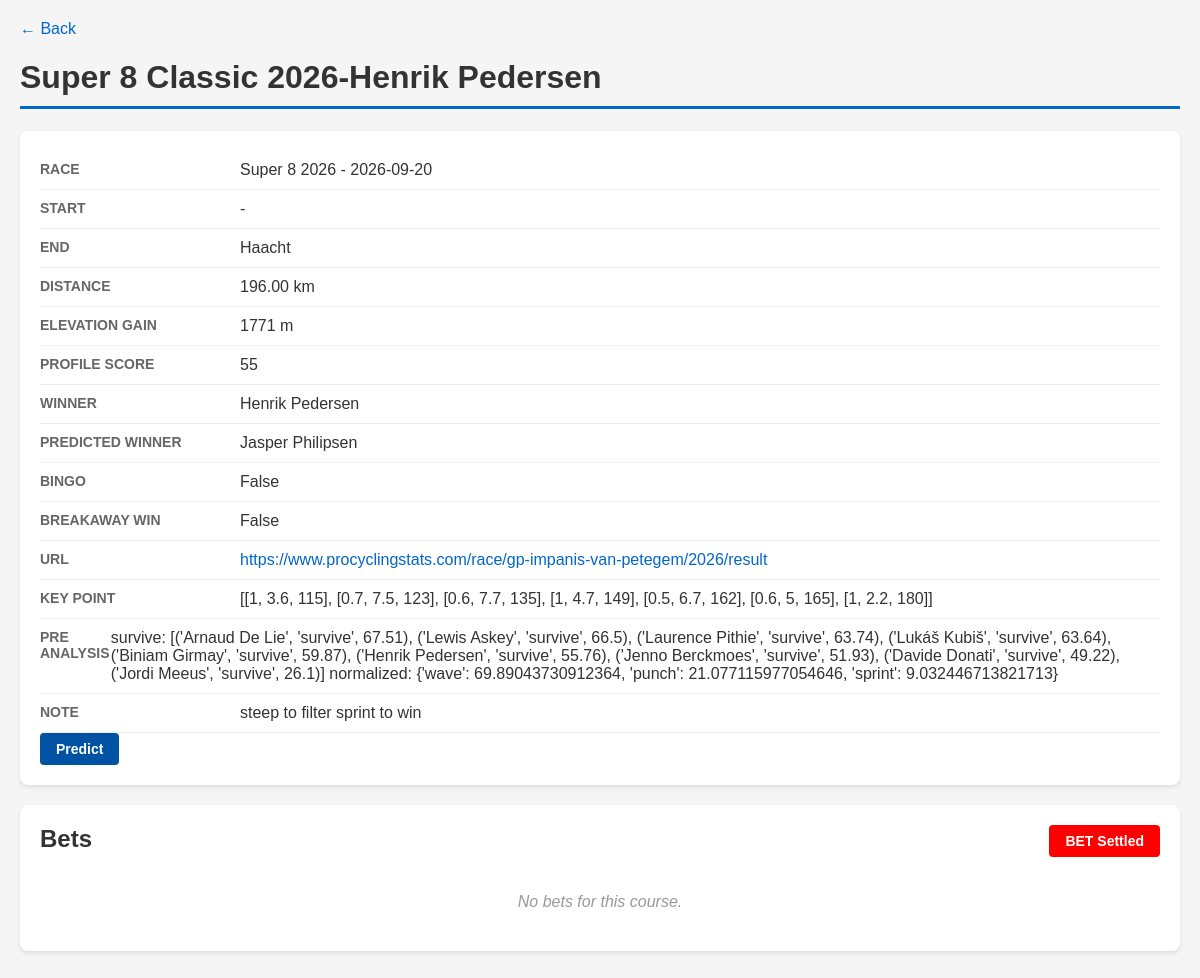
Screenshot of /course/166/ with the database file from the repository.
### uci/models/course.py (models this page shows, shortened)
class Course(models.Model):
    DEFAULT_BET_AMOUNT = Decimal('1')
    race = models.ForeignKey(Race, on_delete=models.CASCADE, related_name='courses')
    name = models.CharField(max_length=200)
    start = models.CharField(max_length=120, null=True, blank=True)
    end = models.CharField(max_length=120, null=True, blank=True)
    distance_km = models.DecimalField(max_digits=6, decimal_places=2, null=True, blank=True)
    elevation_gain_m = models.IntegerField(null=True, blank=True)
    note = models.TextField(max_length=500, null=True, blank=True)
    key_point = models.JSONField(null=True, blank=True, default=list)
    course_summary = models.JSONField(null=True, blank=True)
    profile_score = models.IntegerField(null=True, blank=True)
    profile_score_20k = models.IntegerField(null=True, blank=True)
    winner = models.ForeignKey(Rider, on_delete=models.CASCADE, null=True, blank=True, related_name='course_winner')
    predict_winner = models.ForeignKey(Rider, on_delete=models.CASCADE, null=True, blank=True, related_name='course_predict_winner')
    pre_analysis = models.TextField(max_length=3000, null=True, blank=True)
    course_url = models.URLField(null=True, blank=True)
    is_won_by_breakaway = models.BooleanField(default=False)
    bingo_rate = models.DecimalField(max_digits=6, decimal_places=2, null=True, blank=True)
    settled = models.BooleanField(default=False)
    def __init__(self, *args, **kwargs):
        super().__init__(*args, **kwargs)
        self.__original_predict_winner_id = self.predict_winner_id
    def __str__(self):
        return f"{self.name}-{self.winner}"
    @property
    def bingo(self):
        return self.predict_winner == self.winner and self.winner is not None

### uci/models/rider.py (models this page shows, shortened)
class Rider(models.Model):
    FORM_TREND_CHOICES = [
        ('high', '↑'),
        ('increase', '↗'),
        ('normal', '→'),
        ('decrease', '↘'),
        ('low', '↓'),
    ]
    FORM_TO_TREND = {1: 'low', 2: 'decrease', 3: 'normal', 4: 'increase', 5: 'high'}
    SCORE_VALIDATORS = [MinValueValidator(1), MaxValueValidator(100)]
    name = models.CharField(max_length=100, unique=True)
    nationality = models.CharField(max_length=100, null=True, blank=True)
    date_of_birth = models.DateField(null=True, blank=True)
    note = models.TextField(max_length=500, null=True, blank=True)
    form = models.IntegerField(validators=[MinValueValidator(1), MaxValueValidator(5)], null=True, blank=True)
    form_trend = models.CharField(max_length=10, choices=FORM_TREND_CHOICES, null=True, blank=True, default='normal')
    form_duration = models.IntegerField(null=True, blank=True, default=14)
    date_duration_start = models.DateField(null=True, blank=True)
    breakaway = models.BooleanField(default=False)
    breakaway_note = models.CharField(max_length=100, null=True, blank=True)
    attack_index = models.IntegerField(null=True, blank=True, default=0)
    score_climb = models.IntegerField(null=True, blank=True, default=1, validators=SCORE_VALIDATORS)
    score_wave = models.IntegerField(null=True, blank=True, default=1, validators=SCORE_VALIDATORS)
    score_punch = models.IntegerField(null=True, blank=True, default=1, validators=SCORE_VALIDATORS)
    score_tt = models.IntegerField(null=True, blank=True, default=1, validators=SCORE_VALIDATORS)
    score_sprint = models.IntegerField(null=True, blank=True, default=1, validators=SCORE_VALIDATORS)
    score_steep = models.IntegerField(null=True, blank=True, default=1, validators=SCORE_VALIDATORS)
    limit_distance = models.FloatField(null=True, blank=True, default=10)
    limit_slope = models.FloatField(null=True, blank=True, default=10)
    form_history_cache = models.JSONField(default=list, blank=True)
    watch_listed = models.BooleanField(default=False)
    FORM_HISTORY_CACHE_MAX = 10
    class Meta:
        ordering = ['name']  # for admin
    def __str__(self):
        return f"{self.name}"

### uci/models/race.py (models this page shows, shortened)
class Race(models.Model):
    CATEGORY_CHOICES = [
        ('classic', 'Classic'),
        ('high_mountain', 'High Mountain'),
        ('flat', 'Flat'),
        ('tour', 'Tour'),
        ('weekly', 'Weekly'),
    ]
    name = models.CharField(max_length=200)
    date = models.DateField(null=True, blank=True)
    location = models.CharField(max_length=200)
    category = models.CharField(max_length=50, choices=CATEGORY_CHOICES, default='classic')
    winner = models.ForeignKey(Rider, on_delete=models.CASCADE, null=True, blank=True, related_name='race_winner')
    predict_winner = models.ForeignKey(Rider, on_delete=models.CASCADE, null=True, blank=True, related_name='race_predict_winner')
    one_day_race = models.BooleanField(default=False)
    note = models.TextField(null=True, blank=True)
    class Meta:
        ordering = ['-date']
    def __str__(self):
        return f"{self.name} - {self.date}"

### uci/views.py (the view)
# urls.py: path('course/<int:pk>/', views.course_detail, name='course_detail'),
def course_detail(request, pk):
    course = get_object_or_404(Course, pk=pk)
    bets = Bet.objects.filter(course=course).select_related('user', 'rider')
    riders = Rider.objects.all()
    users = User.objects.all()
    return render(request, 'uci/course_detail.html', {'course': course, 'bets': bets, 'riders': riders, 'users': users})

### uci/templates/uci/course_detail.html (shortened to what this page needs)
<!DOCTYPE html>
<html lang="en">
<head>
</head>
<body>
    <a href="/">&larr; Back</a>
    <h1>{{ course }}</h1>
    <div class="card">
        <div class="field">
            <span class="label">Race</span>
            <span class="value">{{ course.race }}</span>
        </div>
        <div class="field">
            <span class="label">Start</span>
            <span class="value">{{ course.start|default:"-" }}</span>
        </div>
        <div class="field">
            <span class="label">End</span>
            <span class="value">{{ course.end|default:"-" }}</span>
        </div>
        <div class="field">
            <span class="label">Distance</span>
            <span class="value">{% if course.distance_km %}{{ course.distance_km }} km{% else %}-{% endif %}</span>
        </div>
        <div class="field">
            <span class="label">Elevation Gain</span>
            <span class="value">{% if course.elevation_gain_m %}{{ course.elevation_gain_m }} m{% else %}-{% endif %}</span>
        </div>
        <div class="field">
            <span class="label">Profile Score</span>
            <span class="value">{{ course.profile_score|default:"-" }}</span>
        </div>
        <div class="field">
            <span class="label">Winner</span>
            <span class="value">{{ course.winner|default:"-" }}</span>
        </div>
        <div class="field">
            <span class="label">Predicted Winner</span>
            <span class="value">{{ course.predict_winner|default:"-" }}</span>
        </div>
        <div class="field">
            <span class="label">Bingo</span>
            <span class="value">{{ course.bingo }}</span>
        </div>
        <div class="field">
            <span class="label">Breakaway Win</span>
            <span class="value">{{ course.is_won_by_breakaway }}</span>
        </div>
        {% if course.course_url %}
        <div class="field">
            <span class="label">URL</span>
            <span class="value"><a href="{{ course.course_url }}" target="_blank">{{ course.course_url }}</a></span>
        </div>
        {% endif %}
        {% if course.key_point %}
        <div class="field">
            <span class="label">Key Point</span>
            <span class="value">{{ course.key_point }}</span>
        </div>
        {% endif %}
        {% if course.pre_analysis %}
        <div class="field">
            <span class="label">Pre Analysis</span>
            <span class="value">{{ course.pre_analysis }}</span>
        </div>
        {% endif %}
        {% if course.note %}
        <div class="field">
            <span class="label">Note</span>
            <span class="value">{{ course.note }}</span>
        </div>
        {% endif %}
        <a class="btn btn-predict" href="{% url 'uci:course_predict' course.pk %}">Predict</a>
    </div>
    <div class="card">
        <h2 style="margin-top:0; color:#333; display:inline-block;">Bets</h2>
        {% if not course.settled %}
            <button class="btn btn-settle" style="float:right;" onclick="document.getElementById('settleModal').classList.add('active')">Settle</button>
            <button class="btn btn-bet" style="float:right;" onclick="document.getElementById('betModal').classList.add('active')">BET</button>
        {% else %}
            <button class="btn btn-settled" style="float:right;)">BET Settled</button>
        {% endif %}
        {% if bets %}
        <table>
            <thead>
                <tr>
                    <th>User</th>
                    <th>Rider</th>
                    <th>Bet Amount</th>
                    <th>Odd Rate</th>
                    <th>Credit Return</th>
                    <th>Status</th>
                </tr>
            </thead>
            <tbody>
                {% for bet in bets %}
                <tr>
                    <td>{{ bet.user }}</td>
                    <td>{{ bet.rider }}</td>
                    <td>{{ bet.bet_amount|default:"-" }}</td>
                    <td>{{ bet.odd_rate }}</td>
                    <td style="{% if bet.credit_return > 0 %}color:#28a745;{% elif bet.credit_return < 0 %}color:#dc3545;{% endif %} font-weight:bold;">{{ bet.credit_return|default:"-" }}</td>
                    <td><span class="badge {{ bet.status }}">{{ bet.get_status_display }}</span></td>
                </tr>
                {% endfor %}
            </tbody>
        </table>
        {% else %}
            <div class="no-data">No bets for this course.</div>
        {% endif %}
    </div>
</body>
</html>

### uci/templates/uci/course_detail.html (style rules this page uses)
body { font-family: Arial, sans-serif; max-width: 1200px; margin: 0 auto; padding: 20px; background-color: #f5f5f5; }
h1 { color: #333; border-bottom: 3px solid #0066cc; padding-bottom: 10px; }
.card { background: white; padding: 20px; border-radius: 8px; box-shadow: 0 2px 4px rgba(0,0,0,0.1); margin-bottom: 20px; }
.field { display: flex; padding: 10px 0; border-bottom: 1px solid #eee; }
.label { width: 200px; color: #666; font-size: 14px; text-transform: uppercase; font-weight: bold; }
.value { color: #333; }
a { color: #0066cc; text-decoration: none; }
.no-data { color: #999; font-style: italic; padding: 20px; text-align: center; }
.btn { padding: 8px 16px; border: none; border-radius: 4px; cursor: pointer; font-size: 14px; font-weight: bold; }
.btn-settled { background-color: #ff0000; color: white; }
.btn-predict { display: inline-block; background-color: #0052a3; color: white; text-decoration: none; line-height: normal; }

### rows the page displays
Course: name+winner "Super 8 Classic 2026-Henrik Pedersen", race "Super 8 2026 - 2026-09-20", start "-", end "Haacht", distance_km "196.00", elevation_gain_m "1771", profile_score "55", winner "Henrik Pedersen", predict_winner "Jasper Philipsen", bingo "False", is_won_by_breakaway "False", course_url "https://www.procyclingstats.com/race/gp-impanis-van-petegem/2026/result", key_point "[[1, 3.6, 115], [0.7, 7.5, 123], [0.6, 7.7, 135], [1, 4.7, 149], [0.5, 6.7, 162], [0.6, 5, 165], [1, 2.2, 180]]", pre_analysis "survive: [('Arnaud De Lie', 'survive', 67.51), ('Lewis Askey', 'survive', 66.5), ('Laurence Pithie', 'survive', 63.74), ('Lukáš Kubiš', 'survive', 63.64), ('Biniam Girmay', 'survive', 59.87), ('Henrik Pedersen', 'survive', 55.76), ('Jenno Berckmoes', 'survive', 51.93), ('Davide Donati', 'survive', 49.22), ('Jordi Meeus', 'survive', 26.1)] normalized: {'wave': 69.89043730912364, 'punch': 21.077115977054646, 'sprint': 9.032446713821713}", note "steep to filter sprint to win"
